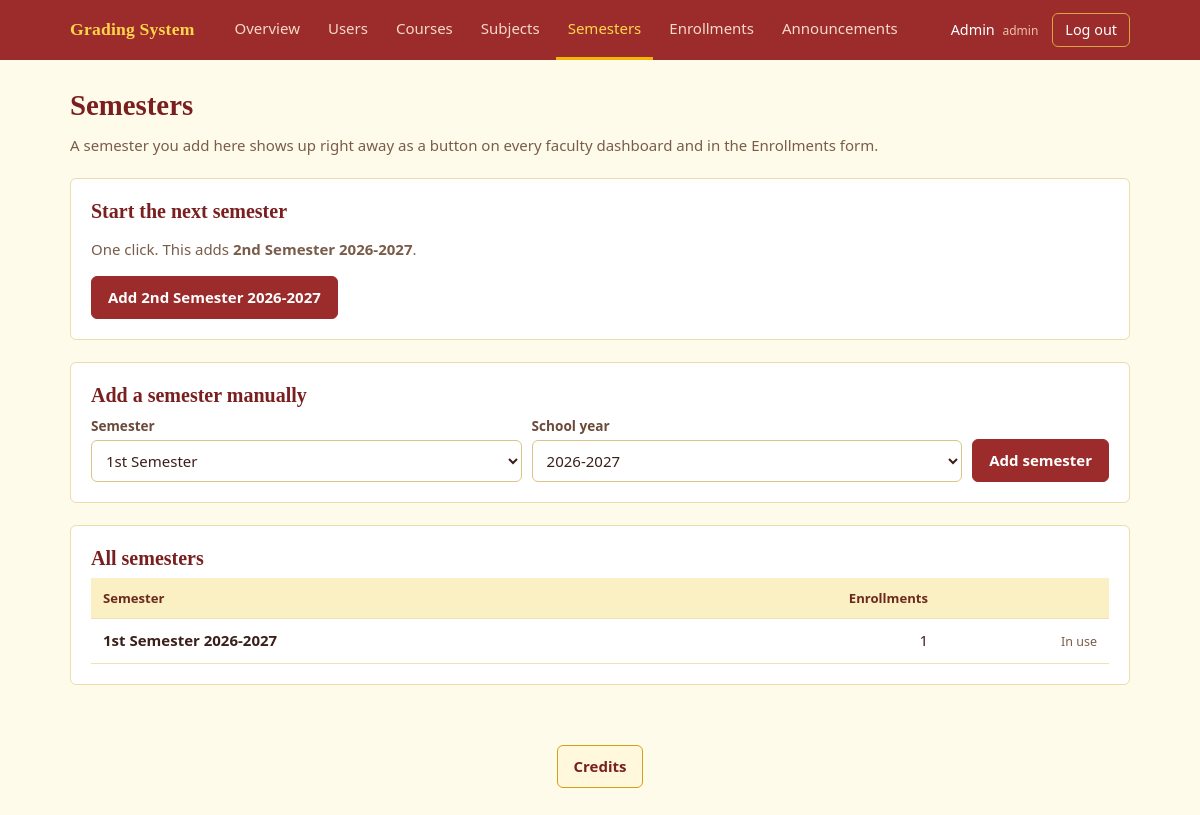
/grading/admin/terms.php (signed in), run on the app's committed database.
### tables this page shows
CREATE TABLE terms (
  id INT AUTO_INCREMENT PRIMARY KEY,
  semester    TINYINT NOT NULL,
  school_year VARCHAR(9) NOT NULL,
  created_at TIMESTAMP DEFAULT CURRENT_TIMESTAMP,
  UNIQUE KEY one_term (semester, school_year),
  CHECK (semester BETWEEN 1 AND 3)
);

### grading/includes/auth_core.php (called while the page is built, shortened)
<?php
function e($v): string {
  return htmlspecialchars((string)$v, ENT_QUOTES, 'UTF-8');
}
function current_school_year(): string {
  $y = (int)date('Y');
  $start = ((int)date('n') >= 6) ? $y : $y - 1;
  return $start . '-' . ($start + 1);
}
function school_year_options(int $back = 3, int $ahead = 2): array {
  $start = (int)substr(current_school_year(), 0, 4);
  $out = [];
  for ($y = $start - $back; $y <= $start + $ahead; $y++) $out[] = $y . '-' . ($y + 1);
  return $out;
}
function term_label($sem, $sy): string {
  return (SEMESTERS[(int)$sem] ?? 'Semester') . ' ' . $sy;
}

### grading/admin/terms.php (the view, shortened to what this page needs)
<?php
require '../config/db.php';
function newest_term(PDO $pdo) {
  return $pdo->query("SELECT semester, school_year FROM terms ORDER BY school_year DESC, semester DESC LIMIT 1")->fetch();
}
function next_term($newest): array {
  if ((int)$newest['semester'] === 1) return [2, $newest['school_year']];
  $start = (int)substr($newest['school_year'], 0, 4) + 1;
  return [1, $start . '-' . ($start + 1)];
}
$terms = $pdo->query(
  "SELECT t.*, (SELECT COUNT(*) FROM enrollments e WHERE e.semester = t.semester AND e.school_year = t.school_year) AS enrolled
   FROM terms t ORDER BY t.school_year DESC, t.semester DESC"
)->fetchAll();
[$nsem, $nsy] = next_term(newest_term($pdo));
require '../includes/header.php';
?>
<div class="page-head">
  <div>
    <h1>Semesters</h1>
    <p class="muted">A semester you add here shows up right away as a button on every faculty dashboard and in the Enrollments form.</p>
  </div>
</div>
<div class="panel">
  <h2>Start the next semester</h2>
  <p class="muted">One click. This adds <b><?= e(term_label($nsem, $nsy)) ?></b>.</p>
  <form method="post">
    <button>Add <?= e(term_label($nsem, $nsy)) ?></button>
  </form>
</div>
<div class="panel">
  <h2>Add a semester manually</h2>
  <form method="post" class="form-row">
    <div class="field"><label for="semester">Semester</label>
      <select id="semester" name="semester">
        <?php foreach (SEMESTERS as $n => $label): ?><option value="<?= $n ?>"><?= e($label) ?></option><?php endforeach; ?>
      </select>
    </div>
    <div class="field"><label for="school_year">School year</label>
      <select id="school_year" name="school_year">
        <?php foreach (school_year_options() as $y): ?><option value="<?= e($y) ?>"<?= $y === current_school_year() ? ' selected' : '' ?>><?= e($y) ?></option><?php endforeach; ?>
      </select>
    </div>
    <button>Add semester</button>
  </form>
</div>
<div class="panel">
  <h2>All semesters</h2>
  <div class="table-wrap">
  <table>
    <thead><tr><th>Semester</th><th class="num">Enrollments</th><th></th></tr></thead>
    <tbody>
    <?php foreach ($terms as $t): ?>
      <tr>
        <td><b><?= e(term_label($t['semester'], $t['school_year'])) ?></b></td>
        <td class="num"><?= (int)$t['enrolled'] ?></td>
        <td class="num">
          <?php if ((int)$t['enrolled'] === 0): ?>
          <form method="post" class="inline" onsubmit="return confirm('Delete this semester?')">
            <?= csrf_field() ?>
            <input type="hidden" name="action" value="delete">
            <input type="hidden" name="id" value="<?= (int)$t['id'] ?>">
            <button class="btn-danger">Delete</button>
          </form>
          <?php else: ?><small>In use</small><?php endif; ?>
        </td>
      </tr>
    <?php endforeach; ?>
    </tbody>
  </table>
  </div>
</div>
<?php require '../includes/footer.php'; ?>

### grading/assets/colors.css (style rules this page uses)
:root { --page-bg: #fffbea; --page-text: #3b1f1a; --heading-text: #7a1f1f; --muted-text: #7a5c4a; --link: #9c2c2c; --topbar-bg: #9c2c2c; --topbar-brand: #ffd54a; --topbar-link: #f6d9c8; --topbar-link-hover: #ffffff; --topbar-link-active: #ffd54a; --topbar-link-active-line: #f2b705; --topbar-user: #ffffff; --topbar-role: #f0c0a8; --logout-text: #ffffff; --logout-border: #d9a441; --logout-hover-bg: #7a1f1f; --panel-bg: #ffffff; --panel-border: #ecdcae; --stat-bg: #fffdf5; --stat-border: #ecdcae; --stat-accent: #d4a017; --stat-label: #7a5c4a; --summary-label: #7a5c4a; --subject-card-bg: #ffffff; --subject-card-border: #ecdcae; --subject-card-accent: #9c2c2c; --subject-card-hover-border:#d4a017; --folder-bg: #ffffff; --folder-border: #ecdcae; --folder-arrow: #9c2c2c; --folder-sub-line: #e6c76a; --subject-row-bg: #fffaf0; --subject-row-border: #ecdcae; --subject-row-hover-border: #d4a017; --table-head-bg: #fbefc4; --table-head-text: #6b2a1c; --table-text: #3b1f1a; --table-line: #f0e2b8; --table-row-hover: #fff6d6; --table-empty-text: #7a5c4a; --field-label: #6b4a3a; --input-bg: #ffffff; --input-text: #3b1f1a; --input-border: #d9c58a; --input-focus-border: #9c2c2c; --focus-ring: #f2c230; --btn-bg: #9c2c2c; --btn-text: #ffffff; --btn-border: #9c2c2c; --btn-hover-bg: #7a1f1f; --btn-light-bg: #fff8dc; --btn-light-text: #7a1f1f; --btn-light-border: #d4a017; --btn-light-hover-bg: #fbe9a6; --btn-danger-bg: #ffffff; --btn-danger-text: #b3261e; --btn-danger-border: #e3a9a3; --btn-danger-hover-bg: #b3261e; --btn-danger-hover-text: #ffffff; --btn-danger-hover-border: #b3261e; --badge-passed-bg: #e3f1d6; --badge-passed-text: #2f6b1f; --badge-failed-bg: #fbe0dc; --badge-failed-text: #a1241b; --badge-incomplete-bg: #fff0b8; --badge-incomplete-text: #7a5200; --role-bg: #fbeab0; --role-text: #6b2a1c; --flash-ok-bg: #e8f3d9; --flash-ok-text: #2f6b1f; --flash-ok-border: #b9d99a; --flash-error-bg: #fde3df; --flash-error-text: #a1241b; --flash-error-border: #eeb0a8; --guest-bg: #7a1f1f; --auth-card-bg: #fffdf5; --auth-card-text: #3b1f1a; --announce-info-bg: #fff4cc; --announce-info-border: #e6c76a; --announce-info-text: #6b4a00; --announce-maint-bg: #ffe9d2; --announce-maint-border: #f0b27a; --announce-maint-text: #7a3e00; --announce-urgent-bg: #fde3df; --announce-urgent-border: #eeb0a8; --announce-urgent-text: #a1241b; --announce-body: #3b1f1a; --announce-meta: #7a5c4a; }

### grading/assets/style.css (style rules this page uses)
:root { --radius:6px }
* { box-sizing:border-box }
body { margin:0;background:var(--page-bg);color:var(--page-text); font:15px/1.55 "Segoe UI",system-ui,-apple-system,"Helvetica Neue",Arial,sans-serif }
h1,h2,h3 { font-family:Georgia,"Times New Roman",serif;font-weight:700;line-height:1.2;margin:0 0 .4em;color:var(--heading-text) }
h1 { font-size:1.8rem }
h2 { font-size:1.25rem }
small,.muted { color:var(--muted-text) }
.page-head { display:flex;justify-content:space-between;align-items:flex-end;gap:16px;flex-wrap:wrap;margin-bottom:20px }
.page-head p { margin:0 }
.panel { background:var(--panel-bg);border:1px solid var(--panel-border);border-radius:var(--radius);padding:20px;margin-bottom:22px }
.panel > h2:first-child,.panel > h3:first-child { margin-top:0 }
.table-wrap { overflow-x:auto }
table { width:100%;border-collapse:collapse;font-variant-numeric:tabular-nums }
th,td { padding:10px 12px;text-align:left;border-bottom:1px solid var(--table-line);vertical-align:middle }
td { color:var(--table-text) }
th { font-size:.82rem;color:var(--table-head-text);font-weight:600;background:var(--table-head-bg);white-space:nowrap }
td.num,th.num { text-align:right }
.form-row { display:flex;gap:10px;flex-wrap:wrap;align-items:flex-end }
.field { display:flex;flex-direction:column;gap:4px;flex:1;min-width:150px }
.field label { font-size:.85rem;color:var(--field-label);font-weight:600 }
input,select,textarea { font:inherit;padding:9px 10px;border:1px solid var(--input-border);border-radius:var(--radius);background:var(--input-bg);color:var(--input-text);width:100% }
button,.btn { font:inherit;font-weight:600;cursor:pointer;border:1px solid var(--btn-border);background:var(--btn-bg);color:var(--btn-text);padding:9px 16px;border-radius:var(--radius);text-decoration:none;display:inline-block }

### data on the page
terms: term_label($t['semester'], $t['school_year']) "1st Semester 2026-2027", enrolled "1"

### other printed values
$label "Overview"
$label "Users"
$label "Courses"
$label "Subjects"
$label "Semesters"
$label "Enrollments"
$label "Announcements"
$_SESSION['name'] "Admin"
$role "admin"
term_label($nsem, $nsy) "2nd Semester 2026-2027"
form field semester "1st Semester"
form field school_year "2026-2027"
